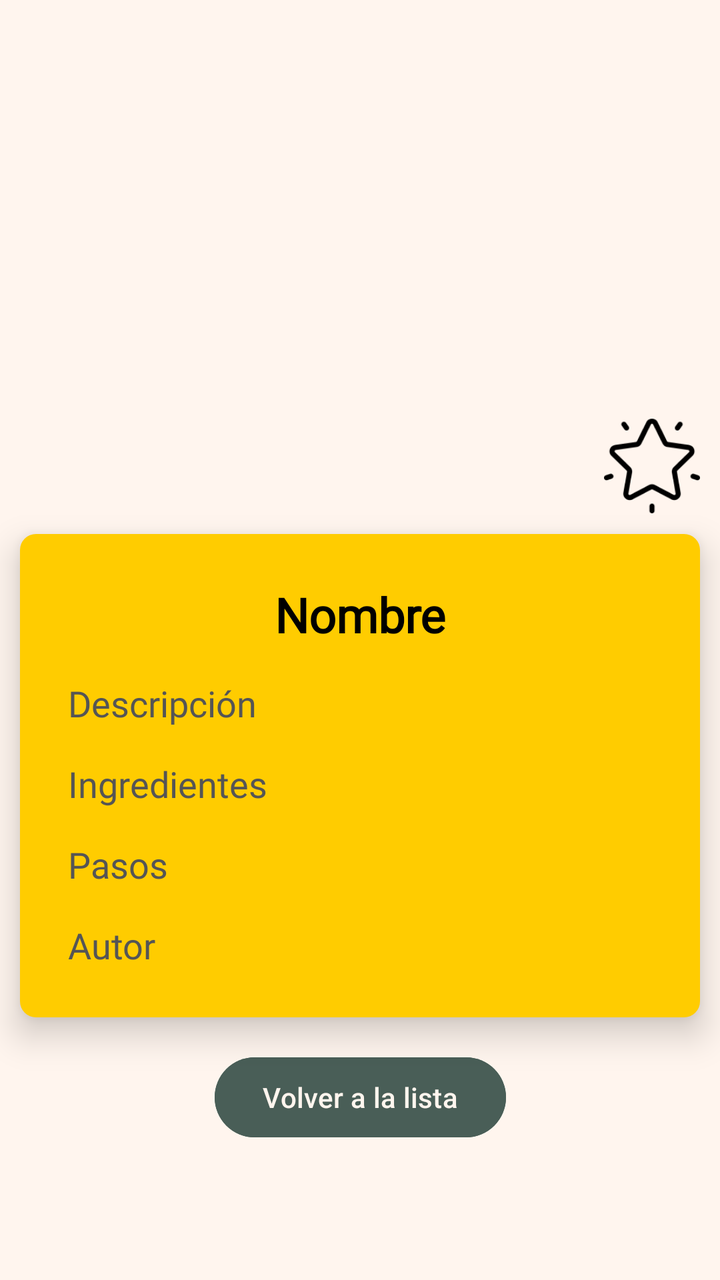
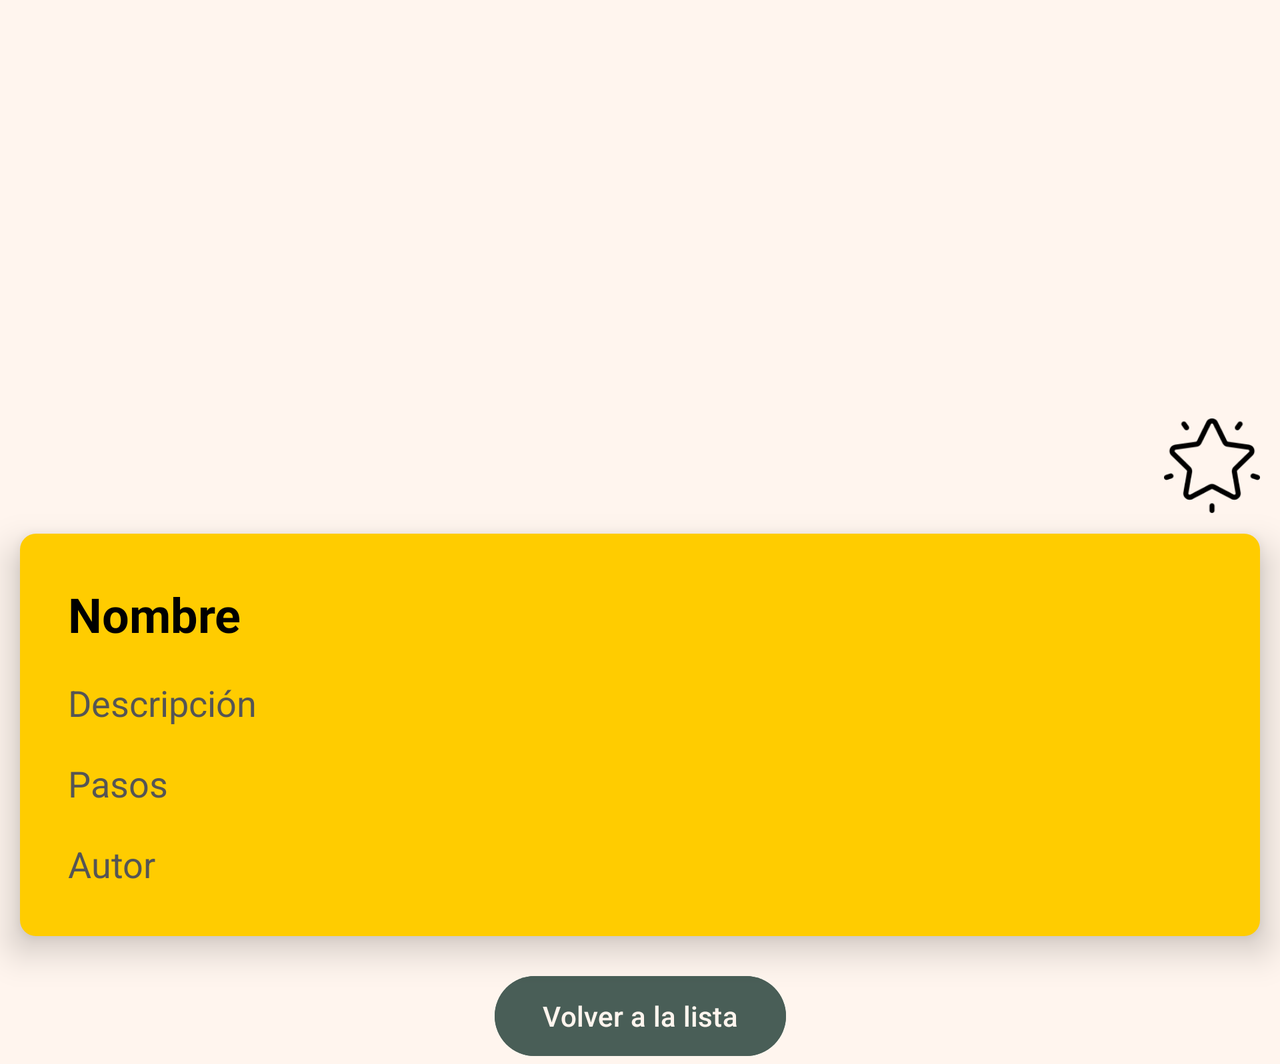

One screen, two layout resources from the same app: the default and the repository's alternative for another configuration. Each is rendered where Android would select it; the XML of both is given below.
<!-- AndroidManifest.xml: application theme Theme.ProyectoKotlin -->
<!-- res/layout/fragment_detalle.xml -->
<?xml version="1.0" encoding="utf-8"?>
<ScrollView xmlns:android="http://schemas.android.com/apk/res/android"
    xmlns:app="http://schemas.android.com/apk/res-auto"
    android:layout_width="match_parent"
    android:layout_height="match_parent">

    <androidx.constraintlayout.widget.ConstraintLayout
        android:layout_width="match_parent"
        android:layout_height="wrap_content">

        <ImageView
            android:id="@+id/imagen"
            android:layout_width="0dp"
            android:layout_height="200dp"
            android:scaleType="centerCrop"
            app:layout_constraintTop_toTopOf="parent"
            app:layout_constraintStart_toStartOf="parent"
            app:layout_constraintEnd_toEndOf="parent" />

        <ImageButton
            android:id="@+id/btnFavorito"
            android:layout_width="48dp"
            android:layout_height="48dp"
            android:background="?android:attr/selectableItemBackgroundBorderless"
            android:scaleType="fitCenter"
            android:src="@drawable/favoritos"
            app:layout_constraintTop_toBottomOf="@id/imagen"
            app:layout_constraintEnd_toEndOf="parent"
            android:layout_marginEnd="10dp"
            app:layout_constraintHorizontal_bias="0.5"
            android:layout_marginTop="9dp" />

        <LinearLayout
            android:id="@+id/contenidoPostIt"
            android:layout_width="0dp"
            android:layout_height="wrap_content"
            android:orientation="vertical"
            android:background="@drawable/posit_background_drawable"
            android:elevation="10dp"
            android:padding="16dp"
            app:layout_constraintTop_toBottomOf="@id/btnFavorito"
            app:layout_constraintStart_toStartOf="parent"
            app:layout_constraintEnd_toEndOf="parent"
            android:layout_marginStart="10dp"
            android:layout_marginTop="10dp"
            android:layout_marginEnd="10dp"
            android:layout_marginBottom="10dp">

            <TextView
                android:id="@+id/nombre"
                android:layout_width="match_parent"
                android:layout_height="wrap_content"
                android:fontFamily="@font/coming_soon"
                android:padding="8dp"
                android:text="Nombre"
                android:textAlignment="center"
                android:textAllCaps="false"
                android:textColor="@color/black"
                android:textSize="24sp"
                android:textStyle="bold" />

            <TextView
                android:id="@+id/descripcion"
                android:layout_width="match_parent"
                android:layout_height="wrap_content"
                android:fontFamily="@font/coming_soon"
                android:padding="8dp"
                android:text="Descripción"
                android:textColor="@color/lapiz"
                android:textSize="18sp" />

            <TextView
                android:id="@+id/ingredientes"
                android:layout_width="match_parent"
                android:layout_height="wrap_content"
                android:fontFamily="@font/coming_soon"
                android:padding="8dp"
                android:text="Ingredientes"
                android:textColor="@color/lapiz"
                android:textSize="18sp" />

            <TextView
                android:id="@+id/pasos"
                android:layout_width="match_parent"
                android:layout_height="wrap_content"
                android:fontFamily="@font/coming_soon"
                android:padding="8dp"
                android:text="Pasos"
                android:textColor="@color/lapiz"
                android:textSize="18sp" />

            <TextView
                android:id="@+id/autor"
                android:layout_width="match_parent"
                android:layout_height="wrap_content"
                android:fontFamily="@font/coming_soon"
                android:padding="8dp"
                android:text="Autor"
                android:textColor="@color/lapiz"
                android:textSize="18sp" />
        </LinearLayout>

        <Button
            android:id="@+id/btnVolver"
            android:layout_width="wrap_content"
            android:layout_height="wrap_content"
            android:textColor="@color/colorPrimary"
            android:text="Volver a la lista"
            app:layout_constraintTop_toBottomOf="@id/contenidoPostIt"
            app:layout_constraintStart_toStartOf="parent"
            app:layout_constraintEnd_toEndOf="parent"
            android:backgroundTint="@color/colorOnPrimary"
            android:layout_marginTop="16dp" />
    </androidx.constraintlayout.widget.ConstraintLayout>
</ScrollView>
<!-- resources referenced by this layout -->
<resources>
  <color name="black">#FF000000</color>
  <color name="colorOnPrimary">#495E57</color>
  <color name="colorPrimary">#FFF5EE</color>
  <color name="lapiz">#555555</color>
  <!-- drawable favoritos: png bitmap (drawable, 3750 bytes) -->
  <!-- drawable posit_background_drawable (drawable) -->
  <?xml version="1.0" encoding="utf-8"?>
  <shape xmlns:android="http://schemas.android.com/apk/res/android">
      <solid android:color="#FFCC00"/> 
      <corners android:radius="8dp"/> 
  
      <padding
          android:left="4dp"
          android:top="4dp"
          android:right="4dp"
          android:bottom="4dp" />
  </shape>
  <style name="Theme.ProyectoKotlin" parent="Base.Theme.ProyectoKotlin" />
  <style name="Base.Theme.ProyectoKotlin" parent="Theme.Material3.DayNight.NoActionBar">
          <item name="colorPrimary">@color/colorPrimary</item>
          <item name="colorPrimaryVariant">@color/colorPrimaryVariant</item>
          <item name="colorOnPrimary">@color/colorOnPrimary</item>
          <item name="android:colorBackground">@color/colorPrimary</item>
          <item name="colorOnBackground">@color/colorOnPrimary</item>
      </style>
  <color name="colorPrimaryVariant">#F4CE14</color>
</resources>
<!-- res/layout-land/fragment_detalle.xml (the repository's variant of the layout above) -->
<!-- drawn on the phone turned sideways -->
<?xml version="1.0" encoding="utf-8"?>
<ScrollView xmlns:android="http://schemas.android.com/apk/res/android"
    xmlns:app="http://schemas.android.com/apk/res-auto"
    android:layout_width="match_parent"
    android:layout_height="match_parent">

    <androidx.constraintlayout.widget.ConstraintLayout
        android:layout_width="match_parent"
        android:layout_height="wrap_content">

        <ImageView
            android:id="@+id/imagen"
            android:layout_width="0dp"
            android:layout_height="200dp"
            android:scaleType="centerCrop"
            app:layout_constraintTop_toTopOf="parent"
            app:layout_constraintStart_toStartOf="parent"
            app:layout_constraintEnd_toEndOf="parent" />

        <ImageButton
            android:id="@+id/btnFavorito"
            android:layout_width="48dp"
            android:layout_height="48dp"
            android:background="?android:attr/selectableItemBackgroundBorderless"
            android:scaleType="fitCenter"
            android:src="@drawable/favoritos"
            app:layout_constraintTop_toBottomOf="@id/imagen"
            app:layout_constraintEnd_toEndOf="parent"
            android:layout_marginEnd="10dp"
            app:layout_constraintHorizontal_bias="0.5"
            android:layout_marginTop="9dp" />

        <LinearLayout
            android:id="@+id/contenidoPostIt"
            android:layout_width="0dp"
            android:layout_height="wrap_content"
            android:orientation="vertical"
            android:background="@drawable/posit_background_drawable"
            android:elevation="10dp"
            android:padding="16dp"
            app:layout_constraintTop_toBottomOf="@id/btnFavorito"
            app:layout_constraintStart_toStartOf="parent"
            app:layout_constraintEnd_toEndOf="parent"
            android:layout_marginStart="10dp"
            android:layout_marginTop="10dp"
            android:layout_marginEnd="10dp"
            android:layout_marginBottom="10dp">

            <TextView
                android:id="@+id/nombre"
                android:layout_width="match_parent"
                android:layout_height="wrap_content"
                android:text="Nombre"
                android:textColor="@color/black"
                android:textSize="24sp"
                android:textStyle="bold"
                android:padding="8dp" />

            <TextView
                android:id="@+id/descripcion"
                android:layout_width="match_parent"
                android:layout_height="wrap_content"
                android:textColor="@color/lapiz"
                android:text="Descripción"
                android:textSize="18sp"
                android:padding="8dp" />

            <TextView
                android:id="@+id/pasos"
                android:layout_width="match_parent"
                android:layout_height="wrap_content"
                android:textColor="@color/lapiz"
                android:text="Pasos"
                android:textSize="18sp"
                android:padding="8dp" />

            <TextView
                android:id="@+id/autor"
                android:layout_width="match_parent"
                android:layout_height="wrap_content"
                android:textColor="@color/lapiz"
                android:text="Autor"
                android:textSize="18sp"
                android:padding="8dp" />
        </LinearLayout>

        <Button
            android:id="@+id/btnVolver"
            android:layout_width="wrap_content"
            android:layout_height="wrap_content"
            android:textColor="@color/colorPrimary"
            android:text="Volver a la lista"
            app:layout_constraintTop_toBottomOf="@id/contenidoPostIt"
            app:layout_constraintStart_toStartOf="parent"
            app:layout_constraintEnd_toEndOf="parent"
            android:backgroundTint="@color/colorOnPrimary"
            android:layout_marginTop="16dp" />
    </androidx.constraintlayout.widget.ConstraintLayout>
</ScrollView>
